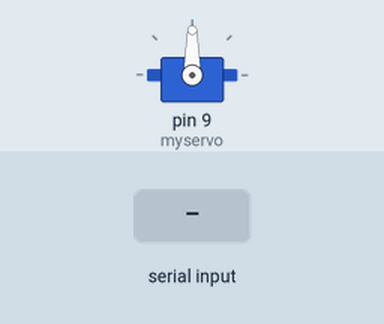
Simulated run of this sketch. Board: Arduino Uno, built with avr-gcc and run on an emulated ATmega328P. Shown: servo. The test bench sets the inputs (shaded band).

Above: at 1.2 s.
1.3 s: "90,45\n" received over Serial
At 1.8 s:
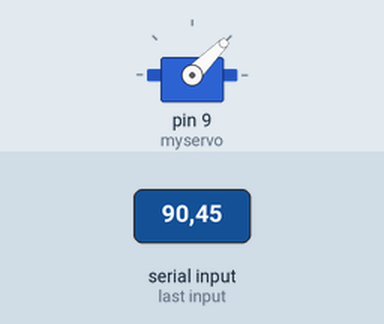
2.8 s: "30,150\n" received over Serial
At 4.0 s:
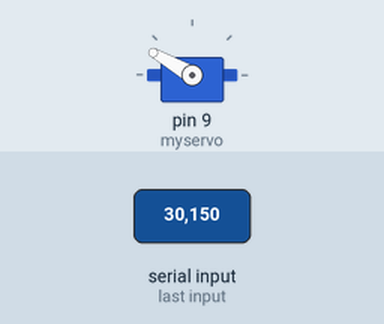
4.3 s: "5\n" received over Serial
At 5.3 s:
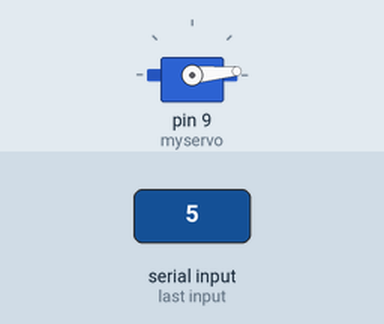
5.8 s: "200\n" received over Serial
At 6.4 s:
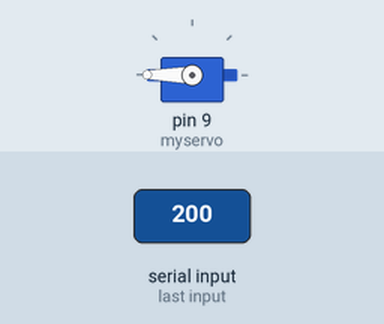
7.3 s: "90\n" received over Serial
At 7.6 s:
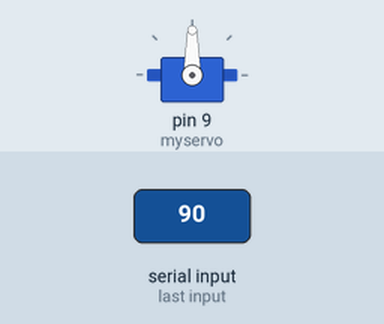
Timing chart, 0 to 9.8 s (numbered marks = the images above; inputs shaded):
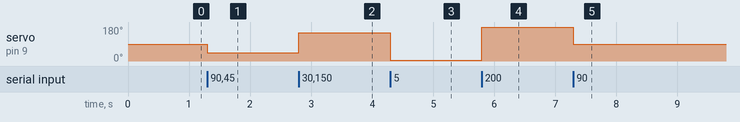

Measured:
- after the input at 1.3 s, servo on pin 9 (myservo): 90° → 45° at once
- after the input at 2.8 s, servo on pin 9 (myservo): 45° → 150° at once
- after the input at 4.3 s, servo on pin 9 (myservo): 150° → 5° at once
- after the input at 5.8 s, servo on pin 9 (myservo): 5° → 180° at once
- after the input at 7.3 s, servo on pin 9 (myservo): 180° → 90° at once

The sketch:

hand_tracker.ino
```cpp
#include <Servo.h>
Servo myservo;

void setup() {
  myservo.attach(9);  // attaches the servo on pin 9
  Serial.begin(115200);
}

void loop() {
  if (Serial.available() > 0) {
    int angle = Serial.parseInt();
    // parseInt will wait for sometime to see if there's any number in the buffer.
    // ending with a non-numarical value will return quickly, but converts the
    // non-numarical value to 0
    if (angle > 0) // so except for angle 0 rest of the angle it should turn the servo
    // this will prevent the servo resetting to 0
      myservo.write(angle);
  }
}
```
